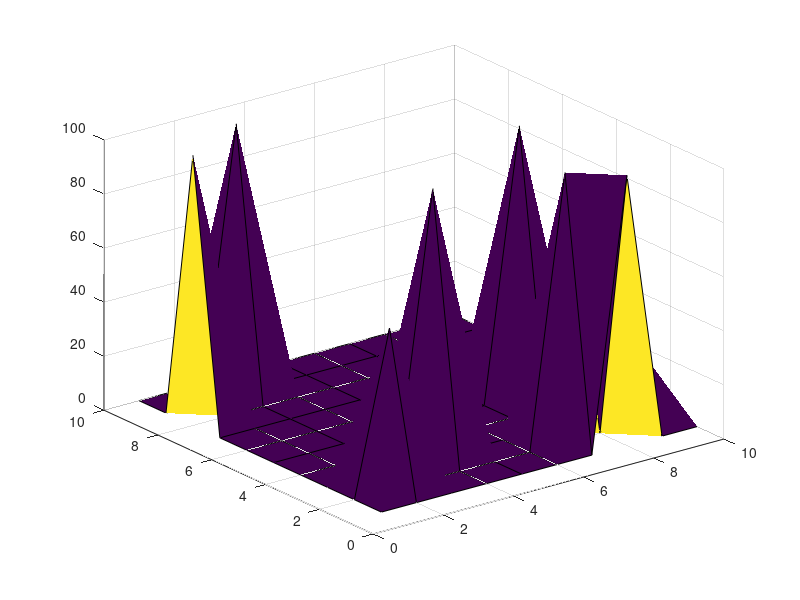

MATLAB code to generate this figure:
%% GenerateMap

% 2 dimensial array
N = 10;
Terrain = zeros(N);

% Waypoints = ceil((N)*(rand(2,10)));
Waypoints = [2 3 8 5 1 9 ; 7 4 1 8 8 3];
for ii = 1:length(Waypoints)
    Terrain(Waypoints(1,ii),Waypoints(2,ii)) = 100;
end

Goal = [2 9];
Start = [2 2];

Terrain(Goal(1),Goal(2)) = 30;
Terrain(Start(1),Start(2)) = 60;

figure 
surf(Terrain)
grid on
